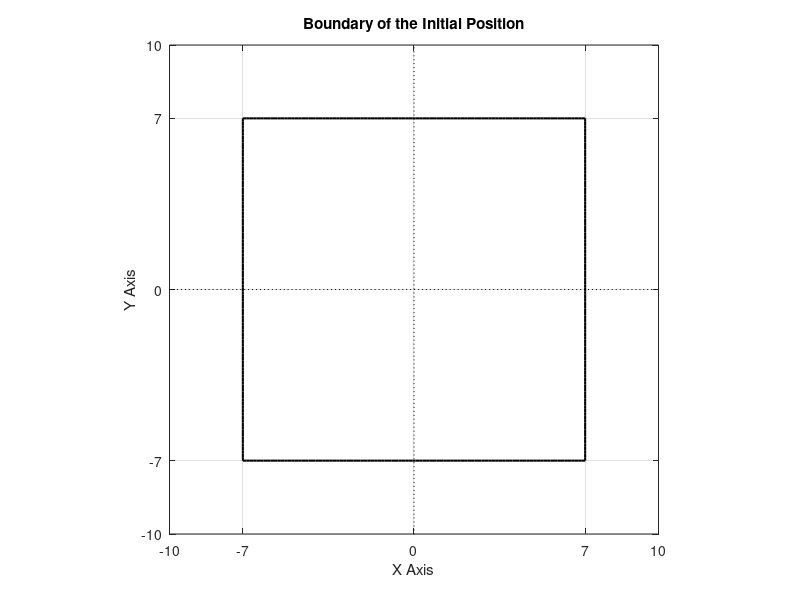
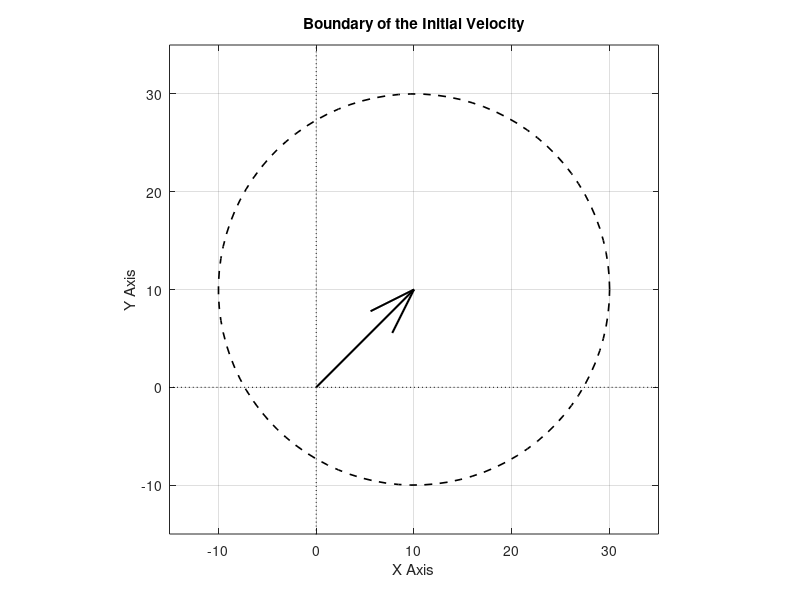

Recreate these plots in MATLAB, in order.
function drawProb2()
figure;
x = linspace(-7,7);
y = 7*ones(1,100);
plot(x,y,'k','LineWidth',1.5)
hold on;
plot(x,-y,'k','LineWidth',1.5)
plot(y,x,'k','LineWidth',1.5)
plot(-y,x,'k','LineWidth',1.5)
xx = linspace(-40,40);
yy= zeros(1,100);
plot(xx,yy,':k','LineWidth',0.3)
plot(yy,xx,':k','LineWidth',0.3)
axis equal
xlim([-10,10]);
ylim([-10,10]);grid on
ticktick = [-10,-7,0,7,10];
xticks(ticktick)
yticks(ticktick)
xlabel("X Axis")
ylabel("Y Axis")
title("Boundary of the Initial Position")

figure;
theta = linspace(0,2*pi);
quiver(0,0,10,10,0,'k','LineWidth',1.5)
hold on
xxx = 20*cos(theta);
yyy = 20*sin(theta);
plot(10+xxx,10+yyy,'--k','LineWidth',1.2)
axis equal
xlim([-15,35])
ylim([-15,35])
xticks(-10:10:30)
yticks(-10:10:30)
plot(xx,yy,':k','LineWidth',0.1)
plot(yy,xx,':k','LineWidth',0.1)
grid on
title("Boundary of the Initial Velocity")
xlabel("X Axis")
ylabel("Y Axis")
end